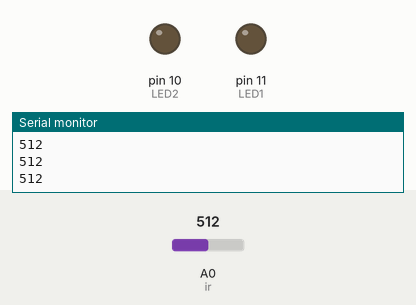
This sketch was run on a simulated Arduino Uno, built with avr-gcc and run on an emulated ATmega328P. Shown: output pins drawn as LEDs (lit = HIGH), the last lines printed to the serial monitor. The test bench sets the inputs (shaded band); at power-on: A0 (ir) = 512.

Above: at 1.3 s.
1.4 s: A0 (ir) set to 53
3.2 s: A0 (ir) set to 45
At 5.2 s:
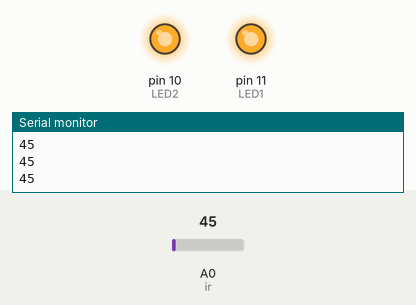
5.5 s: A0 (ir) set to 122
At 6.8 s:
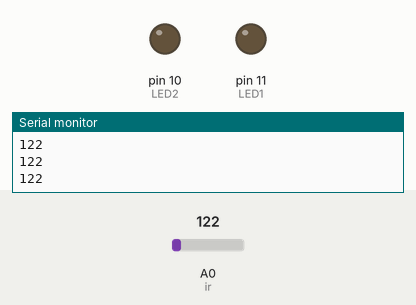
7.5 s: A0 (ir) set to 40
At 8.4 s:
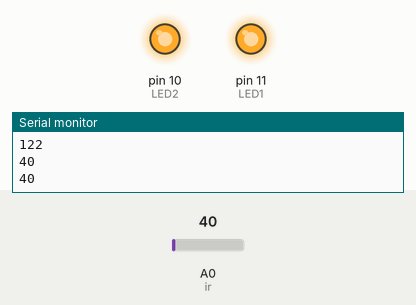
Timing chart, 0 to 10.5 s (numbered marks = the images above; inputs shaded):
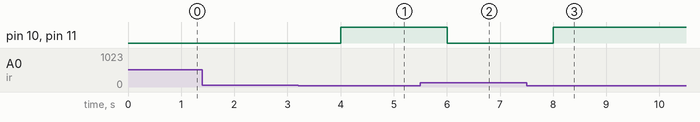

Measured:
- the behaviour switches between 50 and 49 on A0 (ir) (found by bisection; images 0 and 1)
- after the input at 3.2 s, pin 10 (LED2), pin 11 (LED1): LOW → HIGH after 0.80 s
- after the input at 5.5 s, pin 10 (LED2), pin 11 (LED1): HIGH → LOW after 0.50 s
- after the input at 7.5 s, pin 10 (LED2), pin 11 (LED1): LOW → HIGH after 0.50 s

The sketch:

ir_sensor_if_in_range_led_on.ino
```cpp
int ir= A0;
int LED1=11;
int LED2=10;
//int LED3=9;
//int LED4=8;
void setup()
{
 pinMode(ir,INPUT);
 pinMode(LED1,OUTPUT);
 pinMode(LED2,OUTPUT);
 //pinMode(LED3,OUTPUT);
 //pinMode(LED4,OUTPUT);
 Serial.begin(9600);
}

void loop()
{
  int b=analogRead(ir);
  Serial.print(b);
  Serial.print('\n');
  delay(500);
  if(b < 50)
  {
    digitalWrite(LED1,HIGH);
    digitalWrite(LED2,HIGH);
   // digitalWrite(LED3,HIGH);
   // digitalWrite(LED4,HIGH);
  }
  else
  {
    digitalWrite(LED1,LOW);
    digitalWrite(LED2,LOW);
    //digitalWrite(LED3,LOW);
    //digitalWrite(LED4,LOW);
  }

}
```
